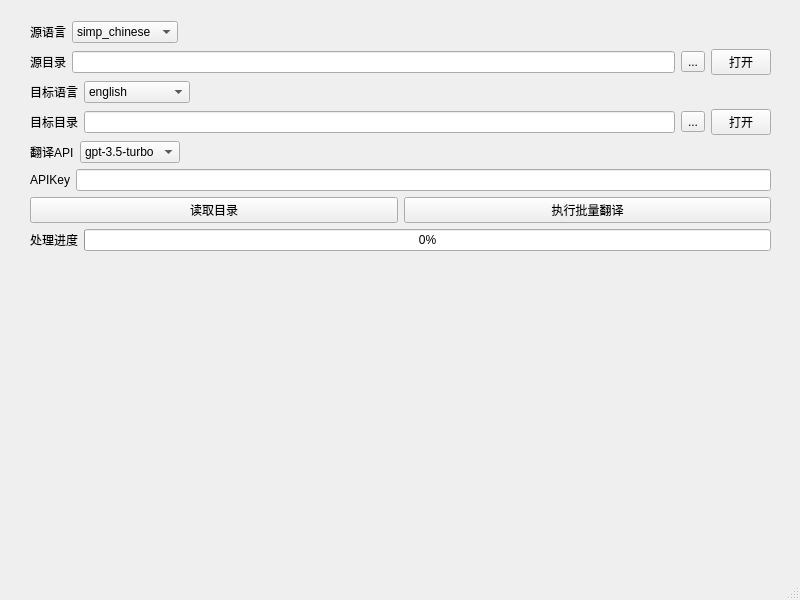
<?xml version="1.0" encoding="UTF-8"?>
<ui version="4.0">
 <class>TMainWindow</class>
 <widget class="QMainWindow" name="TMainWindow">
  <property name="geometry">
   <rect>
    <x>0</x>
    <y>0</y>
    <width>800</width>
    <height>600</height>
   </rect>
  </property>
  <property name="maximumSize">
   <size>
    <width>1000</width>
    <height>800</height>
   </size>
  </property>
  <property name="windowTitle">
   <string>CK3-translator v1.0 by spanti</string>
  </property>
  <property name="windowIcon">
   <iconset resource="icon.qrc">
    <normaloff>:/spanti/icon/translator.ico</normaloff>:/spanti/icon/translator.ico</iconset>
  </property>
  <widget class="QWidget" name="centralwidget">
   <property name="styleSheet">
    <string notr="true">QWidget#centralwidget{
border-image: url(:/spanti/background/wallpaper.jpg);
}
</string>
   </property>
   <widget class="QWidget" name="layoutWidget">
    <property name="geometry">
     <rect>
      <x>30</x>
      <y>21</y>
      <width>741</width>
      <height>511</height>
     </rect>
    </property>
    <layout class="QVBoxLayout" name="verticalLayout_2">
     <item>
      <layout class="QVBoxLayout" name="verticalLayout">
       <item>
        <layout class="QHBoxLayout" name="horizontalLayout_4">
         <item>
          <widget class="QLabel" name="slabel">
           <property name="maximumSize">
            <size>
             <width>61</width>
             <height>25</height>
            </size>
           </property>
           <property name="text">
            <string>源语言</string>
           </property>
           <property name="alignment">
            <set>Qt::AlignLeading|Qt::AlignLeft|Qt::AlignVCenter</set>
           </property>
          </widget>
         </item>
         <item>
          <widget class="QComboBox" name="scomboBox">
           <property name="maximumSize">
            <size>
             <width>130</width>
             <height>16777215</height>
            </size>
           </property>
           <property name="styleSheet">
            <string notr="true"/>
           </property>
           <item>
            <property name="text">
             <string>simp_chinese</string>
            </property>
           </item>
           <item>
            <property name="text">
             <string>english</string>
            </property>
           </item>
          </widget>
         </item>
         <item>
          <spacer name="horizontalSpacer_3">
           <property name="orientation">
            <enum>Qt::Horizontal</enum>
           </property>
           <property name="sizeType">
            <enum>QSizePolicy::Expanding</enum>
           </property>
           <property name="sizeHint" stdset="0">
            <size>
             <width>40</width>
             <height>20</height>
            </size>
           </property>
          </spacer>
         </item>
        </layout>
       </item>
       <item>
        <layout class="QHBoxLayout" name="horizontalLayout_5">
         <item>
          <widget class="QLabel" name="label_2">
           <property name="maximumSize">
            <size>
             <width>61</width>
             <height>25</height>
            </size>
           </property>
           <property name="text">
            <string>源目录</string>
           </property>
          </widget>
         </item>
         <item>
          <widget class="QLineEdit" name="slineEdit"/>
         </item>
         <item>
          <widget class="QToolButton" name="stoolButton">
           <property name="text">
            <string>...</string>
           </property>
          </widget>
         </item>
         <item>
          <widget class="QPushButton" name="spushButton">
           <property name="maximumSize">
            <size>
             <width>60</width>
             <height>16777215</height>
            </size>
           </property>
           <property name="text">
            <string>打开</string>
           </property>
          </widget>
         </item>
        </layout>
       </item>
       <item>
        <layout class="QHBoxLayout" name="horizontalLayout_6">
         <item>
          <widget class="QLabel" name="glabel">
           <property name="maximumSize">
            <size>
             <width>61</width>
             <height>25</height>
            </size>
           </property>
           <property name="text">
            <string>目标语言</string>
           </property>
          </widget>
         </item>
         <item>
          <widget class="QComboBox" name="gcomboBox">
           <property name="sizePolicy">
            <sizepolicy hsizetype="Preferred" vsizetype="Fixed">
             <horstretch>0</horstretch>
             <verstretch>0</verstretch>
            </sizepolicy>
           </property>
           <property name="maximumSize">
            <size>
             <width>130</width>
             <height>16777215</height>
            </size>
           </property>
           <item>
            <property name="text">
             <string>english</string>
            </property>
           </item>
           <item>
            <property name="text">
             <string>simp_chinese</string>
            </property>
           </item>
          </widget>
         </item>
         <item>
          <spacer name="horizontalSpacer_2">
           <property name="orientation">
            <enum>Qt::Horizontal</enum>
           </property>
           <property name="sizeType">
            <enum>QSizePolicy::Expanding</enum>
           </property>
           <property name="sizeHint" stdset="0">
            <size>
             <width>40</width>
             <height>20</height>
            </size>
           </property>
          </spacer>
         </item>
        </layout>
       </item>
       <item>
        <layout class="QHBoxLayout" name="horizontalLayout_3">
         <item>
          <widget class="QLabel" name="label_4">
           <property name="maximumSize">
            <size>
             <width>61</width>
             <height>25</height>
            </size>
           </property>
           <property name="text">
            <string>目标目录</string>
           </property>
          </widget>
         </item>
         <item>
          <widget class="QLineEdit" name="glineEdit"/>
         </item>
         <item>
          <widget class="QToolButton" name="gtoolButton">
           <property name="text">
            <string>...</string>
           </property>
          </widget>
         </item>
         <item>
          <widget class="QPushButton" name="gpushButton">
           <property name="maximumSize">
            <size>
             <width>60</width>
             <height>16777215</height>
            </size>
           </property>
           <property name="text">
            <string>打开</string>
           </property>
          </widget>
         </item>
        </layout>
       </item>
       <item>
        <layout class="QHBoxLayout" name="horizontalLayout_7">
         <item>
          <widget class="QLabel" name="label">
           <property name="maximumSize">
            <size>
             <width>61</width>
             <height>16777215</height>
            </size>
           </property>
           <property name="text">
            <string>翻译API</string>
           </property>
          </widget>
         </item>
         <item>
          <widget class="QComboBox" name="acomboBox">
           <property name="maximumSize">
            <size>
             <width>130</width>
             <height>16777215</height>
            </size>
           </property>
           <item>
            <property name="text">
             <string>gpt-3.5-turbo</string>
            </property>
           </item>
           <item>
            <property name="text">
             <string>google</string>
            </property>
           </item>
           <item>
            <property name="text">
             <string>baidu</string>
            </property>
           </item>
          </widget>
         </item>
         <item>
          <spacer name="horizontalSpacer">
           <property name="orientation">
            <enum>Qt::Horizontal</enum>
           </property>
           <property name="sizeType">
            <enum>QSizePolicy::Expanding</enum>
           </property>
           <property name="sizeHint" stdset="0">
            <size>
             <width>40</width>
             <height>20</height>
            </size>
           </property>
          </spacer>
         </item>
        </layout>
       </item>
       <item>
        <layout class="QHBoxLayout" name="horizontalLayout_8">
         <item>
          <widget class="QLabel" name="label_5">
           <property name="text">
            <string>APIKey</string>
           </property>
          </widget>
         </item>
         <item>
          <widget class="QLineEdit" name="alineEdit"/>
         </item>
        </layout>
       </item>
       <item>
        <layout class="QHBoxLayout" name="horizontalLayout">
         <item>
          <widget class="QPushButton" name="rbotton">
           <property name="text">
            <string>读取目录</string>
           </property>
          </widget>
         </item>
         <item>
          <widget class="QPushButton" name="tbotton">
           <property name="text">
            <string>执行批量翻译</string>
           </property>
          </widget>
         </item>
        </layout>
       </item>
      </layout>
     </item>
     <item>
      <layout class="QHBoxLayout" name="horizontalLayout_2">
       <item>
        <widget class="QLabel" name="label_3">
         <property name="maximumSize">
          <size>
           <width>61</width>
           <height>16777215</height>
          </size>
         </property>
         <property name="text">
          <string>处理进度</string>
         </property>
        </widget>
       </item>
       <item>
        <widget class="QProgressBar" name="downloadbar1">
         <property name="value">
          <number>0</number>
         </property>
        </widget>
       </item>
      </layout>
     </item>
     <item>
      <spacer name="verticalSpacer">
       <property name="orientation">
        <enum>Qt::Vertical</enum>
       </property>
       <property name="sizeType">
        <enum>QSizePolicy::Fixed</enum>
       </property>
       <property name="sizeHint" stdset="0">
        <size>
         <width>20</width>
         <height>5</height>
        </size>
       </property>
      </spacer>
     </item>
     <item>
      <widget class="QPlainTextEdit" name="CommandBox">
       <property name="styleSheet">
        <string notr="true">background-color: rgba(255, 255, 255, 0);
font: 700 10pt &quot;System&quot;;
border-color: rgb(0, 0, 0);</string>
       </property>
       <property name="readOnly">
        <bool>true</bool>
       </property>
      </widget>
     </item>
    </layout>
   </widget>
  </widget>
  <widget class="QMenuBar" name="menubar">
   <property name="geometry">
    <rect>
     <x>0</x>
     <y>0</y>
     <width>800</width>
     <height>25</height>
    </rect>
   </property>
  </widget>
  <widget class="QStatusBar" name="statusbar"/>
 </widget>
 <resources>
  <include location="icon.qrc"/>
 </resources>
 <connections/>
</ui>
